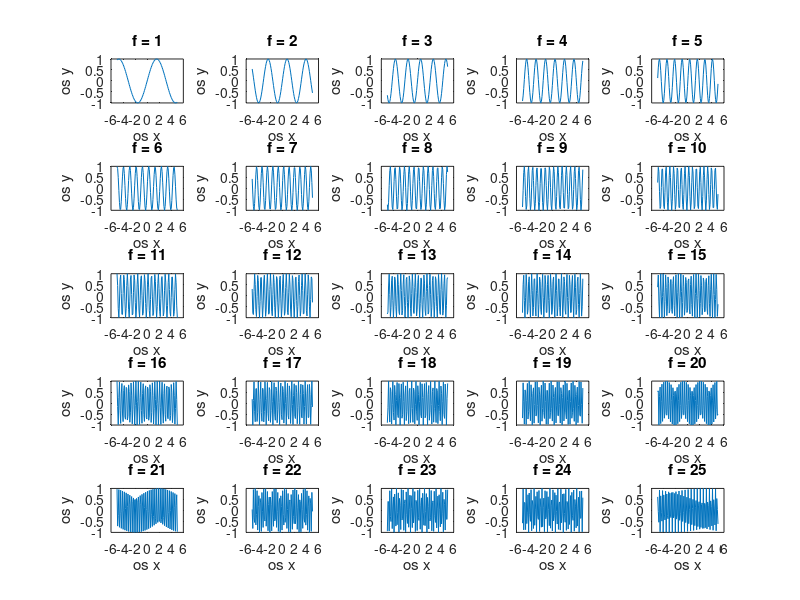

This figure's MATLAB source:
m=5;
n=5;

x = linspace(-5,5);

for i=1:m*n
    y = sin(x*i);
    subplot(m,n,i)
    plot(x,y)
    title(['f = ' num2str(i)])
    xlabel('os x')
    ylabel('os y')
end

